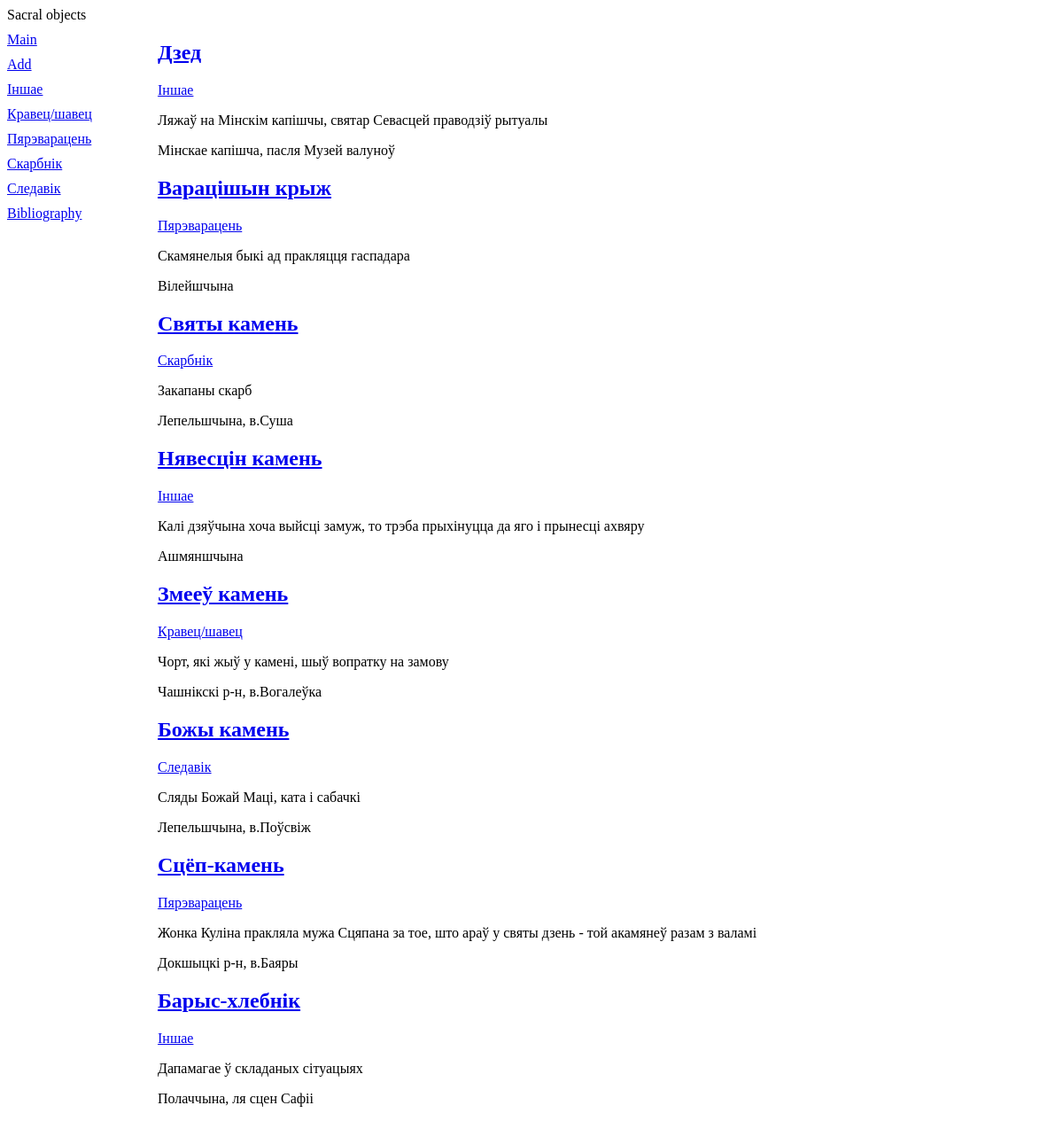
The page /volumbf/ on the database as committed earlier.
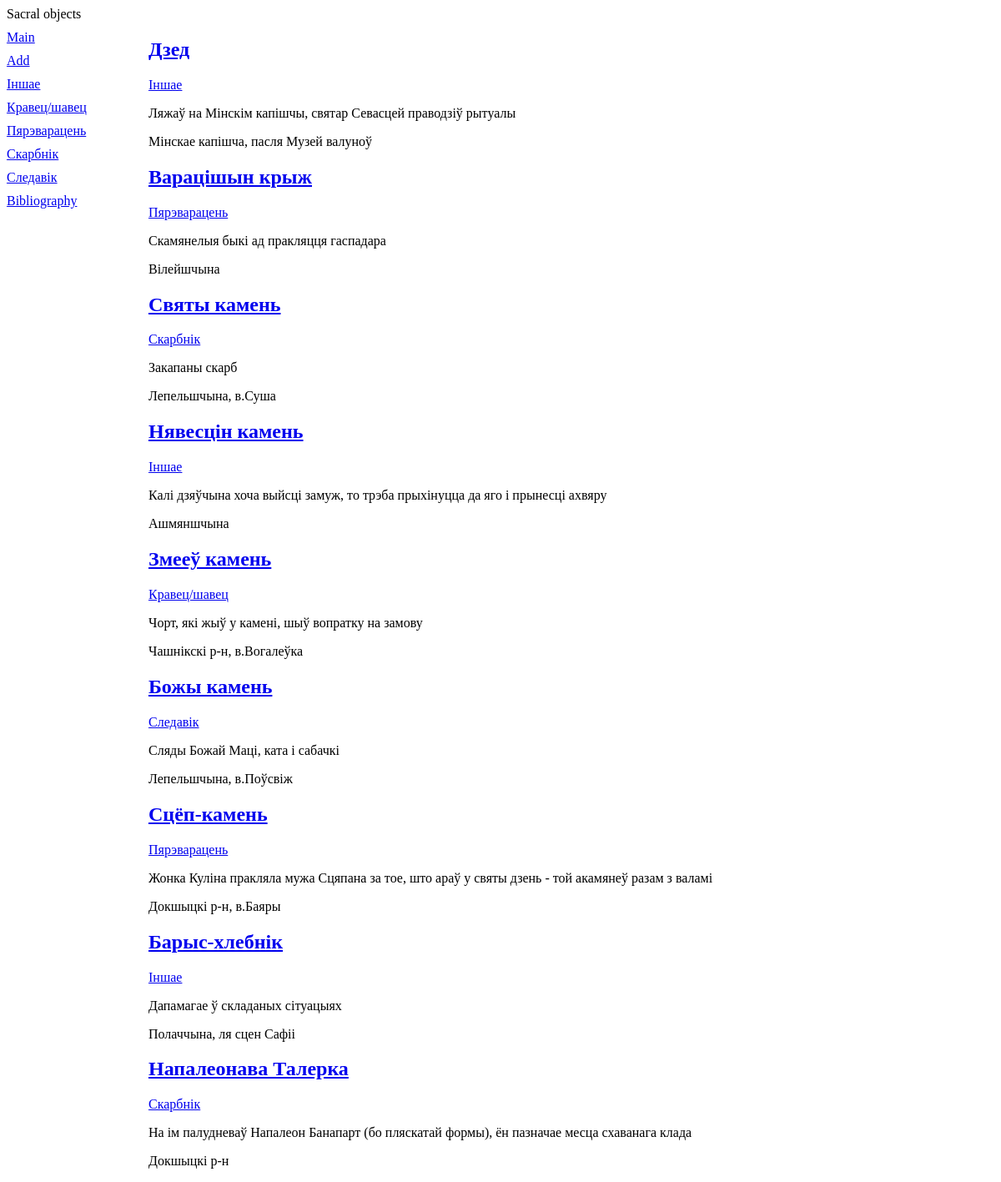
The same page on the database as committed later.
### volumbf/models.py (models this page shows, shortened)
class Typ(models.Model):
    name = models.CharField(max_length=20, db_index=True, verbose_name='Назва тыпу')
    class Meta:
        verbose_name_plural = 'Тыпы'
        verbose_name = 'Тып'
        ordering = ['name']

class Stones(models.Model):
    title = models.CharField(max_length=30, verbose_name='Назва')
    place = models.TextField(verbose_name='Месцазнаходжанне')
    legend = models.TextField(null=True, blank=True, verbose_name='Легенда')
    typ = models.ForeignKey('Typ', null=True, on_delete=models.PROTECT, verbose_name='Тып')
    class Meta:
        verbose_name_plural = 'Камяні'
        verbose_name = 'Камень'
        order_with_respect_to = 'typ'
        unique_together = ('title', 'place')

### volumbf/views.py (the view)
# urls.py: path('', index, name="index"),
def index(request):
    stst = Stones.objects.all
    typs = Typ.objects.all()
    context = {'stst': stst, 'typs': typs}
    return render(request, 'volumbf/index.html', context)

### volumbf/templates/volumbf/index.html
{% extends "layout/basic.html" %}
{% block content %}
{% for stones in stst %}
<div class="b">
	<h2><a href="{% url 'stone_detail' stones.pk %}">{{ stones.title }}</a></h2>
	<p><a href="/volumbf/{{ stones.typ.pk }}/">{{ stones.typ.name }}</a></p>
	<p>{{ stones.legend }} </p>
	<p>{{ stones.place }}</p>
</div>
{% endfor %}
{% endblock %}

### volumbf/templates/layout/basic.html (shortened to what this page needs)
{% load static %}
<!DOCTYPE html>
<html>
	<head>
		<link rel="stylesheet" type="text/css"
		href="{% static 'volumbf/style.css' %}">
	</head>
	<body>
		<header>
			<hl>Sacral objects</hl>
		</header>
		<nav>
			<a href="{% url 'index' %}">Main</a>
			<a href="{% url 'add' %}">Add</a>
			{% for typ in typs %}
			<a href="{% url 'by_typ' typ.pk %}">{{ typ.name }}</a>
			{% endfor %}
			<a href="{% url 'bibliography' %}">Bibliography</a>
		</nav>
		<section>
		{% block content %}
		{% endblock %}
		</section>
	</body>
</html>

Rows that differ between the two databases and show on the page:
added Stones: title "Напалеонава Талерка", typ.name "Скарбнік", legend "На ім палудневаў Напалеон Банапарт (бо пляскатай формы), ён пазначае месца схаванага клада", place "Докшыцкі р-н"
